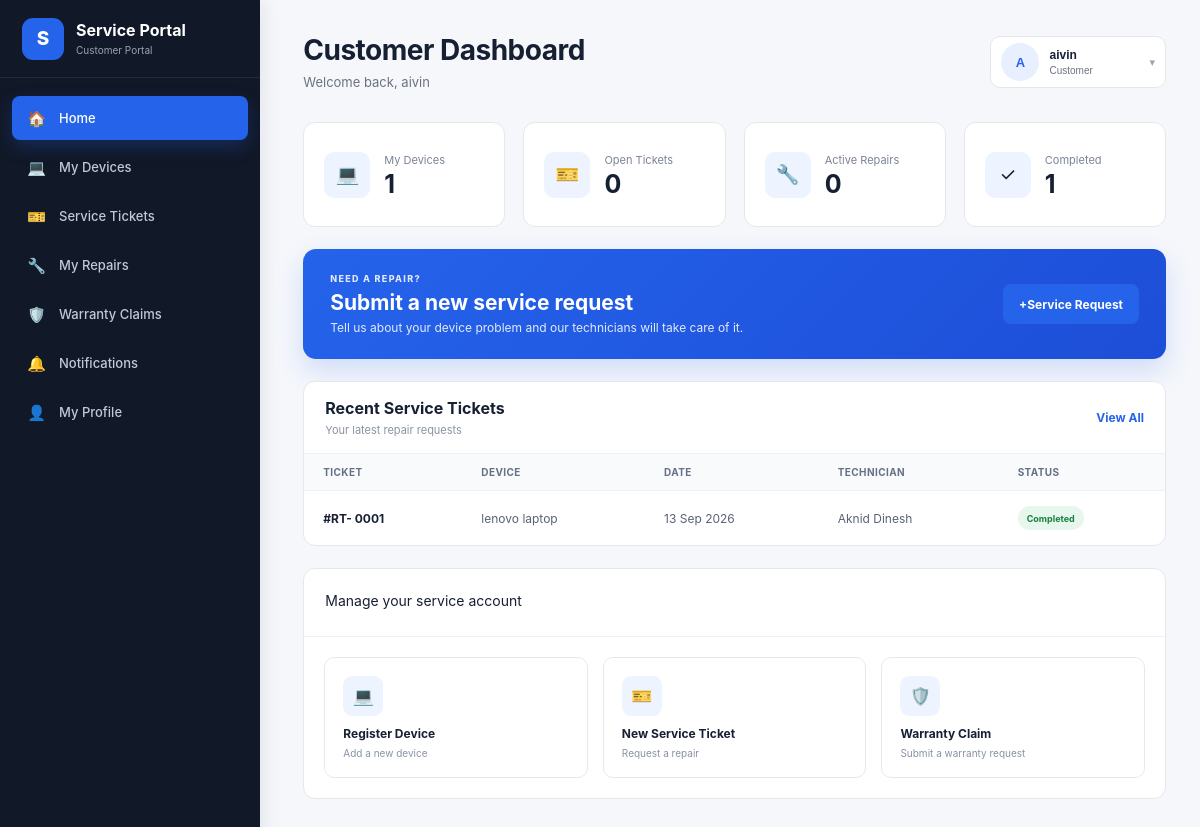
The page /customer/dashboard/ (signed in) on the database its author committed.
### service/models.py (models this page shows, shortened)
class ServiceTicket(models.Model):
    STATUS=(("submitted","Submitted"),
            ("diagnosing","Diagnosing"),
            ("repairing","Repairing"),
            ("ready","Ready for Collection"),
            ("completed","Completed"),
            ("cancelled","Cancelled"))
    PRIORITY=(("normal","Normal"),
              ("medium","Medium"),
              ("high","High"))
    customer=models.ForeignKey(User,on_delete=models.CASCADE,related_name="tickets")
    device=models.ForeignKey(Device,on_delete=models.CASCADE,related_name="tickets")
    technician=models.ForeignKey(User,on_delete=models.SET_NULL,null=True,blank=True,related_name="assigned_tickets")
    title=models.CharField(max_length=160); description=models.TextField()
    priority=models.CharField(max_length=20,choices=PRIORITY,default="normal")
    status=models.CharField(max_length=20,choices=STATUS,default="submitted")
    created_at=models.DateTimeField(auto_now_add=True); updated_at=models.DateTimeField(auto_now=True)

class Device(models.Model):
    customer=models.ForeignKey(User,on_delete=models.CASCADE,related_name="devices")
    name=models.CharField(max_length=120); brand=models.CharField(max_length=80,blank=True)
    model_number=models.CharField(max_length=80,blank=True); serial_number=models.CharField(max_length=120,blank=True)
    registered_at=models.DateTimeField(auto_now_add=True)
    def __str__(self):
       return f"{self.brand} {self.name}".strip()

### service/views.py (the view)
# urls.py: path("customer/dashboard/",views.customer_dashboard,name="customer_dashboard"),
@role_required("customer")
def customer_dashboard(request):
    t=ServiceTicket.objects.filter(customer=request.user).select_related("device","technician")
    return render(request,"customer_dashboard.html",
                  {"device_count":Device.objects.filter(customer=request.user).count(),
                   "open_count":t.exclude(status__in=["completed","cancelled"]).count(),
                   "active_count":t.filter(status__in=["diagnosing","repairing"]).count(),
                   "completed_count":t.filter(status="completed").count(),"recent_tickets":t[:8]})

### service/views.py (called while the page is built)
def role_required(*roles):
    def deco(fn):
        @wraps(fn)
        @login_required
        def wrap(request,*a,**kw):
            if request.user.is_staff or request.user.is_superuser:
                if "admin" in roles:return fn(request,*a,**kw)
            try:r=request.user.profile.role
            except UserProfile.DoesNotExist:r="customer"
            return fn(request,*a,**kw) if r in roles else go(request.user)
        return wrap
    return deco

### service/templates/customer_dashboard.html (shortened to what this page needs)
{% extends "base.html" %}
{% block content %}
<div class="dashboard-layout">
    <aside class="sidebar">
        <a
            href="{% url 'customer_dashboard' %}"
            class="side-brand"
        >
            <span class="side-logo">
                S
            </span>
            <div>
                <strong>
                    Service Portal
                </strong>
                <small>
                    Customer Portal
                </small>
            </div>
        </a>
        <nav class="sidebar-nav">
            <a
                href="{% url 'customer_dashboard' %}"
                class="{% if request.resolver_match.url_name == 'customer_dashboard' %}active{% endif %}"
            >
                <span class="nav-icon">🏠</span>
                <span>Home</span>
            </a>
            <a
                href="{% url 'devices' %}"
                class="{% if request.resolver_match.url_name == 'devices' or request.resolver_match.url_name == 'register_device' %}active{% endif %}"
            >
                <span class="nav-icon">💻</span>
                <span>My Devices</span>
            </a>
            <a
                href="{% url 'tickets' %}"
                class="{% if request.resolver_match.url_name == 'tickets' or request.resolver_match.url_name == 'create_ticket' %}active{% endif %}"
            >
                <span class="nav-icon">🎫</span>
                <span>Service Tickets</span>
            </a>
            <a
                href="{% url 'repairs' %}"
                class="{% if request.resolver_match.url_name == 'repairs' %}active{% endif %}"
            >
                <span class="nav-icon">🔧</span>
                <span>My Repairs</span>
            </a>
            <a
                href="{% url 'warranty' %}"
                class="{% if request.resolver_match.url_name == 'warranty' %}active{% endif %}"
            >
                <span class="nav-icon">🛡️</span>
                <span>Warranty Claims</span>
            </a>
            <a
                href="{% url 'notifications' %}"
                class="{% if request.resolver_match.url_name == 'notifications' %}active{% endif %}"
            >
                <span class="nav-icon">🔔</span>
                <span>Notifications</span>
            </a>
            <a
                href="{% url 'profile' %}"
                class="{% if request.resolver_match.url_name == 'profile' %}active{% endif %}"
            >
                <span class="nav-icon">👤</span>
                <span>My Profile</span>
            </a>
        </nav>
    </aside>
    <main class="dashboard-main">
<header class="dashboard-topbar">
    <div class="topbar-title">
        <h1>
            Customer Dashboard
        </h1>
        <p>
            Welcome back,
            {{ request.user.get_full_name|default:request.user.username }}
        </p>
    </div>
    <div class="user-menu">
        <button
            type="button"
            class="user-menu-button"
            onclick="toggleUserMenu()"
        >
            <div class="avatar">
                {{ request.user.username|first|upper }}
            </div>
            <div class="user-name">
                <strong>
                    {{ request.user.get_full_name|default:request.user.username }}
                </strong>
                <small>
                    Customer
                </small>
            </div>
            <span class="arrow">
                ▾
            </span>
        </button>
    </div>
</header>
        <section class="stats-grid">
            <div class="stat-card">
                <div class="stat-icon">
                    💻
                </div>
                <div>
                    <span>
                        My Devices
                    </span>
                    <strong>
                        {{ device_count }}
                    </strong>
                </div>
            </div>
            <div class="stat-card">
                <div class="stat-icon">
                    🎫
                </div>
                <div>
                    <span>
                        Open Tickets
                    </span>
                    <strong>
                        {{ open_count }}
                    </strong>
                </div>
            </div>
            <div class="stat-card">
                <div class="stat-icon">
                    🔧
                </div>
                <div>
                    <span>
                        Active Repairs
                    </span>
                    <strong>
                        {{ active_count }}
                    </strong>
                </div>
            </div>
            <div class="stat-card">
                <div class="stat-icon">
                    ✓
                </div>
                <div>
                    <span>
                        Completed
                    </span>
                    <strong>
                        {{ completed_count }}
                    </strong>
                </div>
            </div>
        </section>
        <section class="customer-callout">
            <div>
                <span class="callout-label">
                    NEED A REPAIR?
                </span>
                <h2>
                    Submit a new service request
                </h2>
                <p>
                    Tell us about your device problem and
                    our technicians will take care of it.
                </p>
            </div>
            <a
                href="{% url 'create_ticket' %}"
                class="btn black-btn"
            >
                +Service Request
            </a>
        </section>
        <section class="content-card">
            <div class="content-card-header">
                <div>
                    <h2>
                        Recent Service Tickets
                    </h2>
                    <p>
                        Your latest repair requests
                    </p>
                </div>
                <a href="{% url 'tickets' %}">
                    View All
                </a>
            </div>
            <div class="table-wrapper">
                <table>
                    <thead>
                        <tr>
                            <th>
                                Ticket
                            </th>
                            <th>
                                Device
                            </th>
                            <th>
                                Date
                            </th>
                            <th>
                                Technician
                            </th>
                            <th>
                                Status
                            </th>
                        </tr>
                    </thead>
                    <tbody>
                        {% for ticket in recent_tickets %}
                        <tr>
                            <td>
                                #RT-
                                {{ ticket.id|stringformat:"04d" }}
                            </td>
                            <td>
                                {{ ticket.device }}
                            </td>
                            <td>
                                {{ ticket.created_at|date:"d M Y" }}
                            </td>
                            <td>
                                {% if ticket.technician %}
                                    {% if ticket.technician.get_full_name %}
                                        {{ ticket.technician.get_full_name }}
                                    {% else %}
                                        {{ ticket.technician.username }}
                                    {% endif %}
                                {% else %}
                                    Unassigned
                                {% endif %}
                            </td>
                            <td>
                                {% if ticket.status == "submitted" %}
                                    <span class="status-badge blue">
                                        Submitted
                                    </span>
                                {% elif ticket.status == "diagnosing" %}
                                    <span class="status-badge yellow">
                                        Diagnosing
                                    </span>
                                {% elif ticket.status == "repairing" %}
                                    <span class="status-badge blue">
                                        Repairing
                                    </span>
                                {% elif ticket.status == "ready" %}
                                    <span class="status-badge green">
                                        Ready
                                    </span>
                                {% elif ticket.status == "completed" %}
                                    <span class="status-badge green">
                                        Completed
                                    </span>
                                {% elif ticket.status == "cancelled" %}
                                    <span class="status-badge red">
                                        Cancelled
                                    </span>
                                {% endif %}
                            </td>
                        </tr>
                        {% endfor %}
                    </tbody>
                </table>
            </div>
        </section>
        <section class="content-card">
            <div class="content-card-header">
                <div>
                        Manage your service account
                </div>
            </div>
            <div class="quick-actions-grid">
                <a
                    href="{% url 'register_device' %}"
                    class="quick-action-card"
                >
                    <div class="quick-action-icon">
                        💻
                    </div>
                    <strong>
                        Register Device
                    </strong>
                    <small>
                        Add a new device
                    </small>
                </a>
                <a
                    href="{% url 'create_ticket' %}"
                    class="quick-action-card"
                >
                    <div class="quick-action-icon">
                        🎫
                    </div>
                    <strong>
                        New Service Ticket
                    </strong>
                    <small>
                        Request a repair
                    </small>
                </a>
                <a
                    href="{% url 'warranty' %}"
                    class="quick-action-card"
                >
                    <div class="quick-action-icon">
                        🛡️
                    </div>
                    <strong>
                        Warranty Claim
                    </strong>
                    <small>
                        Submit a warranty request
                    </small>
                </a>
            </div>
        </section>
    </main>
</div>
{% endblock %}

### rows shown on the page
ServiceTicket: id "0001", device "lenovo laptop", created_at "13 Sep 2026", technician.get_full_name "Aknid Dinesh", status "Completed"

### other values the page prints
{{ request.user.get_full_name|default:request.user.username }} "aivin"
{{ request.user.username|first|upper }} "A"
{{ device_count }} "1"
{{ open_count }} "0"
{{ active_count }} "0"
{{ completed_count }} "1"
